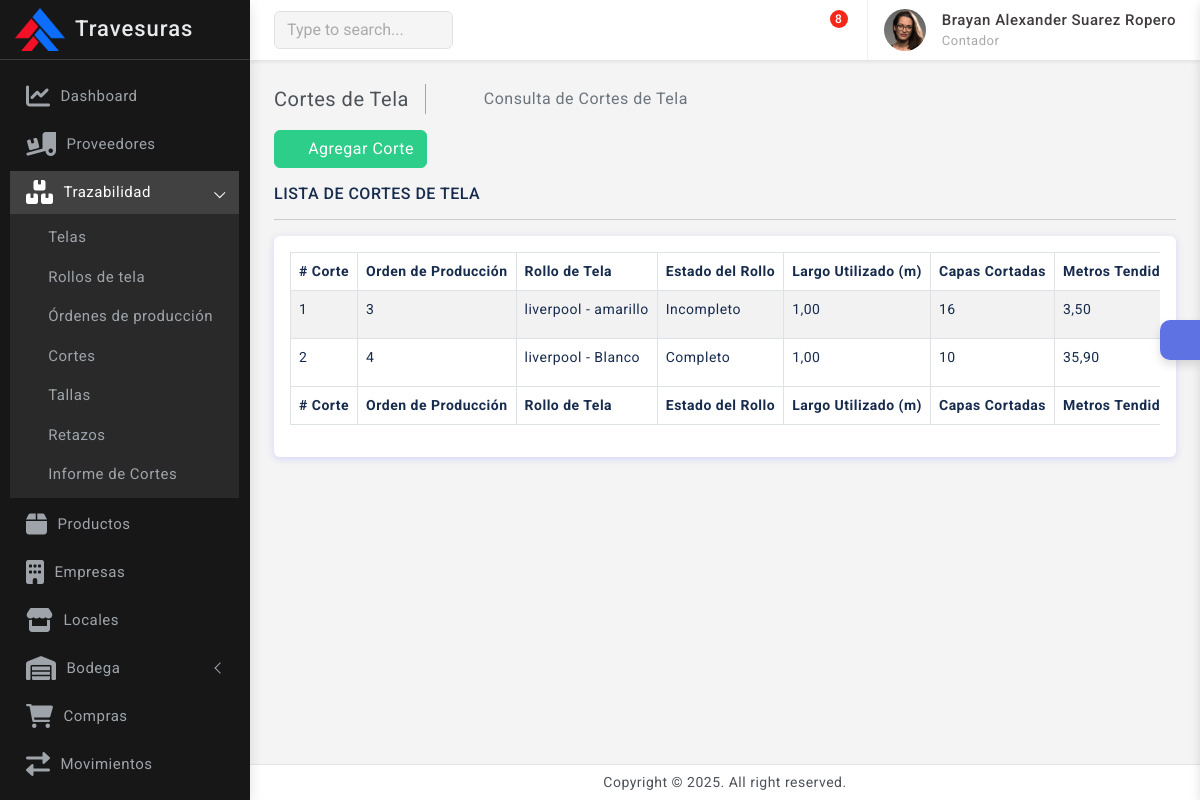
The page /trazabilidad/cortes_tela/ (signed in) on the database its author committed.
### empresas/models.py (models this page shows, shortened)
class Empresa(models.Model):
    razon_social            = models.CharField(max_length=100)
    nit                     = models.CharField(max_length=20, unique=True)
    telefono                = models.CharField(max_length=20, unique=True)
    correo                  = models.EmailField(max_length=100, unique=True)
    logo                    = models.ImageField(upload_to='empresas', blank=False, null=False)

### usuarios/models.py (models this page shows)
class PerfilUsuario(models.Model):
    usuario                             = models.OneToOneField(Usuario, on_delete=models.CASCADE)
    nombre                              = models.CharField(max_length=50)
    apellido                            = models.CharField(max_length=50)
    documento                           = models.IntegerField(unique=True)
    telefono                            = models.IntegerField(unique=True)
    cargo                               = models.ForeignKey(Cargo, on_delete=models.CASCADE, related_name="Cargo")
    def __str__(self):
        return f"{self.nombre} {self.apellido}"
    def full_name(self):
        return f'{self.nombre} {self.apellido}'

class Cargo(models.Model):
    nombre  = models.CharField(max_length=50, unique=True)
    area    = models.ForeignKey(Area, on_delete=models.CASCADE, related_name="Area_relacionada")
    def __str__(self):
        return self.nombre

### trazabilidad/models.py (models this page shows, shortened)
class CorteTela(models.Model):
    CATEGORIA = (
        ('Adulto', 'Adulto'),
        ('Niño', 'Niño'),
    )
    numero_corte = models.CharField(max_length=50, unique=True)
    orden = models.ForeignKey(OrdenProduccion, on_delete=models.CASCADE, related_name="cortes")
    rollo = models.ForeignKey(RolloTela, on_delete=models.CASCADE)
    largo_utilizado = models.DecimalField(max_digits=6, decimal_places=2)
    capas_cortadas = models.PositiveIntegerField()
    metros_tendidos = models.DecimalField(max_digits=6, decimal_places=2)
    medida_tendido_mesa = models.DecimalField(max_digits=6, decimal_places=2, null=True, blank=True)
    colas = models.DecimalField(max_digits=6, decimal_places=2)
    metros_dft_gastados = models.DecimalField(max_digits=6, decimal_places=2, null=True, blank=True)
    rendimiento_rollo = models.DecimalField(max_digits=6, decimal_places=2)
    fecha_corte = models.DateField()
    categoria = models.CharField(max_length=10, choices=CATEGORIA, default='Adulto')
    responsable = models.ForeignKey(PerfilUsuario, on_delete=models.CASCADE)

class OrdenProduccion(models.Model):
    ESTADO_CHOICES = (
        ('Pendiente', 'Pendiente'),
        ('En Proceso', 'En Proceso'),
        ('Completada', 'Completada'),
        ('Cancelada', 'Cancelada'),
    )
    fecha = models.DateField(auto_now_add=True)
    producto = models.ForeignKey(Producto, on_delete=models.CASCADE, related_name="referencia_producto")
    cortador = models.ForeignKey(PerfilUsuario, on_delete=models.CASCADE, related_name="ordenes_produccion")
    total_unidades = models.PositiveIntegerField()
    observaciones = models.TextField(blank=True, null=True)
    estado = models.CharField(max_length=20, choices=ESTADO_CHOICES, default='Pendiente')
    class Meta:
        verbose_name='Orden Producción'
        verbose_name_plural='Ordenes Producción'

class RolloTela(models.Model):
    ESTADO = (
        ('Completo', 'Completo'),
        ('Incompleto', 'Incompleto'),
        ('Agotado', 'Agotado'),
    )
    numero_rollo        = models.CharField(max_length=50, db_index=True)
    referencia          = models.CharField(max_length=100, db_index=True)
    numero_referencia   = models.CharField(max_length=50, unique=True)
    tela                = models.ForeignKey(Tela, on_delete=models.CASCADE)
    color               = models.CharField(max_length=50, null=False, blank=False)
    metros_solicitados  = models.DecimalField(max_digits=6, decimal_places=2, default=0)
    largo_inicial       = models.DecimalField(max_digits=6, decimal_places=2, null=True, blank=True, default=0)
    largo_restante      = models.DecimalField(max_digits=6, decimal_places=2)
    kilos               = models.DecimalField(max_digits=6, decimal_places=2, default=0)
    estado              = models.CharField(max_length=50, choices=ESTADO, default='Completo')
    fecha_registro      = models.DateTimeField(null=False, blank=False)

class Tela(models.Model):
    nombre      = models.CharField(max_length=100, unique=True, null=False, blank=False)
    proveedor   = models.ForeignKey(Proveedor, on_delete=models.CASCADE)

### trazabilidad/views.py (the view)
# urls.py: path('cortes_tela/', views.cortes, name='cortes'),
@login_required(login_url='login')
def cortes(request):
    cortes = CorteTela.objects.all()
    return render(request, 'trazabilidad/cortes/cortes.html', {'cortes': cortes})

### templates/trazabilidad/cortes/cortes.html (shortened to what this page needs)
{% extends 'base.html' %}
{% block content %}
    <div class="page-wrapper">
        <div class="page-content">
            <div class="page-breadcrumb d-none d-sm-flex align-items-center mb-3">
                <div class="breadcrumb-title pe-3">Cortes de Tela</div>
                <div class="ps-3">
                    <nav aria-label="breadcrumb">
                        <ol class="breadcrumb mb-0 p-0">
                            <li class="breadcrumb-item">
                                <a href="{% url 'home' %}"><i class="bx bx-home-alt"></i></a>
                            </li>
                            <li class="breadcrumb-item active" aria-current="page">Consulta de Cortes de Tela</li>
                        </ol>
                    </nav>
                </div>
            </div>
            <div class="mb-3">
                <a href="{% url 'agregar_corte' %}" class="btn btn-success">
                    <i class="bx bx-plus"></i> Agregar Corte
                </a>
            </div>
            <h6 class="mb-0 text-uppercase">Lista de Cortes de Tela</h6>
            <hr />
            <div class="card">
                <div class="card-body">
                    <div class="table-responsive">
                        <table id="example2" class="table table-striped table-bordered">
                            <thead>
                                <tr>
                                    <th># Corte</th>
                                    <th>Orden de Producción</th>
                                    <th>Rollo de Tela</th>
                                    <th>Estado del Rollo</th>
                                    <th>Largo Utilizado (m)</th>
                                    <th>Capas Cortadas</th>
                                    <th>Metros Tendidos (m)</th>
                                </tr>
                            </thead>
                            <tbody>
                                {% if cortes %}
                                    {% for corte in cortes %}
                                    <tr>
                                        <td>{{ corte.numero_corte }}</td>
                                        <td>{{ corte.orden.id }}</td>
                                        <td>{{ corte.rollo.tela.nombre }} - {{ corte.rollo.color }}</td>
                                        <td>{{ corte.rollo.estado }}</td>
                                        <td>{{ corte.largo_utilizado }}</td>
                                        <td>{{ corte.capas_cortadas }}</td>
                                        <td>{{ corte.metros_tendidos }}</td>
                                    </tr>
                                    {% endfor %}
                                {% endif %}
                            </tbody>
                            <tfoot>
                                <tr>
                                    <th># Corte</th>
                                    <th>Orden de Producción</th>
                                    <th>Rollo de Tela</th>
                                    <th>Estado del Rollo</th>
                                    <th>Largo Utilizado (m)</th>
                                    <th>Capas Cortadas</th>
                                    <th>Metros Tendidos (m)</th>
                                </tr>
                            </tfoot>
                        </table>
                    </div>
                </div>
            </div>
        </div>
    </div>
{% endblock %}

### templates/includes/dashboard_sidebar.html (shortened to what this page needs)
{% load static %}
<div class="sidebar-wrapper" data-simplebar="true">
    <div class="sidebar-header">
        {% if empresa_activa %}
            <div>
                <img src="{{ empresa_activa.logo.url }}" class="logo-icon" alt="logo icon">
            </div>
            <div>
                <h4 class="logo-text">{{ empresa_activa.razon_social }}</h4>
            </div>
            <div class="toggle-icon ms-auto"><i class='bx bx-arrow-to-left'></i>
            </div>
        {% else %}
            <div>
                <h4 class="logo-text">Administrador</h4>
            </div>
            <div class="toggle-icon ms-auto"><i class='bx bx-arrow-to-left'></i>
            </div>
        {% endif %}
    </div>
    <ul class="metismenu" id="menu">
        <li>
            <a href="{% url 'home' %}">
                <div class="parent-icon"><i class='fas fa-chart-line'></i></div>
                <div class="menu-title">Dashboard</div>
            </a>
        </li>
        <li>
            <a href="{% url 'proveedores' %}">
                <div class="parent-icon"><i class="fas fa-truck-loading"></i>
                </div>
                <div class="menu-title">Proveedores</div>
            </a>
        </li>
        {% with request.path as path %}
        <li class="{% if '/trazabilidad/' in path %}mm-active{% endif %}">
            <a href="#" class="has-arrow" aria-expanded="{% if '/trazabilidad/' in path %}true{% else %}false{% endif %}">
                <div class="parent-icon"><i class='fas fa-boxes'></i></div>
                <div class="menu-title">Trazabilidad</div>
            </a>
            <ul class="{% if '/trazabilidad/' in path %}mm-collapse mm-show{% else %}mm-collapse{% endif %}">
                <li class="{% if '/trazabilidad/telas/' in path %}active mm-active{% endif %}">
                    <a href="{% url 'telas' %}"><i class="bx bx-right-arrow-alt"></i> Telas</a>
                </li>
                <li class="{% if '/trazabilidad/rollos/' in path %}active mm-active{% endif %}">
                    <a href="{% url 'rollos' %}"><i class="bx bx-right-arrow-alt"></i> Rollos de tela</a>
                </li>
                <li class="{% if '/trazabilidad/ordenes_produccion/' in path %}active mm-active{% endif %}">
                    <a href="{% url 'ordenes_produccion' %}"><i class="bx bx-right-arrow-alt"></i> Órdenes de producción</a>
                </li>
                <li class="{% if '/trazabilidad/cortes/' in path %}active mm-active{% endif %}">
                    <a href="{% url 'cortes' %}"><i class="bx bx-right-arrow-alt"></i> Cortes</a>
                </li>
                <li class="{% if '/trazabilidad/tallas_corte/' in path %}active mm-active{% endif %}">
                    <a href="{% url 'tallas' %}"><i class="bx bx-right-arrow-alt"></i> Tallas</a>
                </li>
                <li class="{% if '/trazabilidad/retazos_tela/' in path %}active mm-active{% endif %}">
                    <a href="{% url 'retazos' %}"><i class="bx bx-right-arrow-alt"></i> Retazos</a>
                </li>
                <li class="{% if '/trazabilidad/informe_cortes/' in path %}active mm-active{% endif %}">
                    <a href="{% url 'informe_cortes' %}"><i class="bx bx-right-arrow-alt"></i> Informe de Cortes</a>
                </li>
            </ul>
        </li>
        {% endwith %}
        {% with request.path as path %}
        <li class="{% if '/productos/' in path %}mm-active{% endif %}">
            <a href="{% url 'productos' %}">
                <div class="parent-icon"><i class='fas fa-box'></i>
                </div>
                <div class="menu-title">Productos</div>
            </a>
        </li>
        {% endwith %}
        {% with request.path as path %}
        <li class="{% if '/empresas/' in path %}mm-active{% endif %}">
            <a href="{% url 'empresas' %}">
                <div class="parent-icon"><i class='fas fa-building'></i>
                </div>
                <div class="menu-title">Empresas</div>
            </a>
        </li>
        {% endwith %}
        {% with request.path as path %}
        <li class="{% if '/locales/' in path %}mm-active{% endif %}">
            <a href="{% url 'locales' %}">
                <div class="parent-icon"><i class='fas fa-store'></i>
                </div>
                <div class="menu-title">Locales</div>
            </a>
        </li>
        {% endwith %}
        {% with request.path as path %}
        <li class="{% if '/bodega/' in path %}mm-active{% endif %}">
            <a href="#" class="has-arrow" aria-expanded="{% if '/bodega/' in path %}true{% else %}false{% endif %}">
                <div class="parent-icon"><i class='fas fa-warehouse'></i>
                </div>
                <div class="menu-title">Bodega</div>
            </a>
        </li>
        {% endwith %}
        <li>
            <a href="#">
                <div class="parent-icon"><i class="fas fa-shopping-cart"></i>
                </div>
                <div class="menu-title">Compras</div>
            </a>
        </li>
        <li>
            <a href="#">
                <div class="parent-icon"> <i class="fas fa-exchange-alt"></i>
                </div>
                <div class="menu-title">Movimientos</div>
            </a>
        </li>
        <li>
            <a href="{% url 'lista_ventas' %}">
            </a>
        </li>
    </ul>
</div>

### templates/includes/navbar.html (shortened to what this page needs)
{% load static %}
<header>
    <div class="topbar d-flex align-items-center">
        <nav class="navbar navbar-expand">
            <div class="search-bar flex-grow-1">
                <div class="position-relative search-bar-box">
                    <input type="text" class="form-control search-control" placeholder="Type to search..."> <span class="position-absolute top-50 search-show translate-middle-y"><i class='bx bx-search'></i></span>
                </div>
            </div>
            <div class="top-menu ms-auto">
                <ul class="navbar-nav align-items-center">
                    <li class="nav-item dropdown dropdown-large">
                        <a class="nav-link dropdown-toggle dropdown-toggle-nocaret" href="#" role="button" data-bs-toggle="dropdown" aria-expanded="false">	<i class='bx bx-category'></i>
                        </a>
                    </li>
                    <li class="nav-item dropdown dropdown-large">
                        <a class="nav-link dropdown-toggle dropdown-toggle-nocaret position-relative" href="#" role="button" data-bs-toggle="dropdown" aria-expanded="false">
                            <i class='bx bx-bell'></i>
                        </a>
                    </li>
                    <li class="nav-item dropdown dropdown-large">
                        <a class="nav-link dropdown-toggle dropdown-toggle-nocaret position-relative" href="#" role="button" data-bs-toggle="dropdown" aria-expanded="false"> <span class="alert-count">8</span>
                            <i class='bx bx-comment'></i>
                        </a>
                    </li>
                </ul>
            </div>
            <div class="user-box dropdown">
                <a class="d-flex align-items-center nav-link dropdown-toggle dropdown-toggle-nocaret" href="#" role="button" data-bs-toggle="dropdown" aria-expanded="false">
                    <img src="{% static 'images/avatars/avatar-2.png' %}" class="user-img" alt="user avatar">
                    <div class="user-info ps-3">
                        <p class="user-name mb-0"> {{perfil.full_name}} </p>
                        <p class="designattion mb-0">{{perfil.cargo}}</p>
                    </div>
                </a>
            </div>
        </nav>
    </div>
</header>

### rows shown on the page
Empresa: logo (picture), razon_social "Travesuras"
PerfilUsuario: full_name "Brayan Alexander Suarez Ropero", cargo "Contador"
CorteTela: numero_corte "1", orden.id "3", rollo.tela.nombre "liverpool", rollo.color "amarillo", rollo.estado "Incompleto", largo_utilizado "1,00", capas_cortadas "16", metros_tendidos "3,50"
CorteTela: numero_corte "2", orden.id "4", rollo.tela.nombre "liverpool", rollo.color "Blanco", rollo.estado "Completo", largo_utilizado "1,00", capas_cortadas "10", metros_tendidos "35,90"
